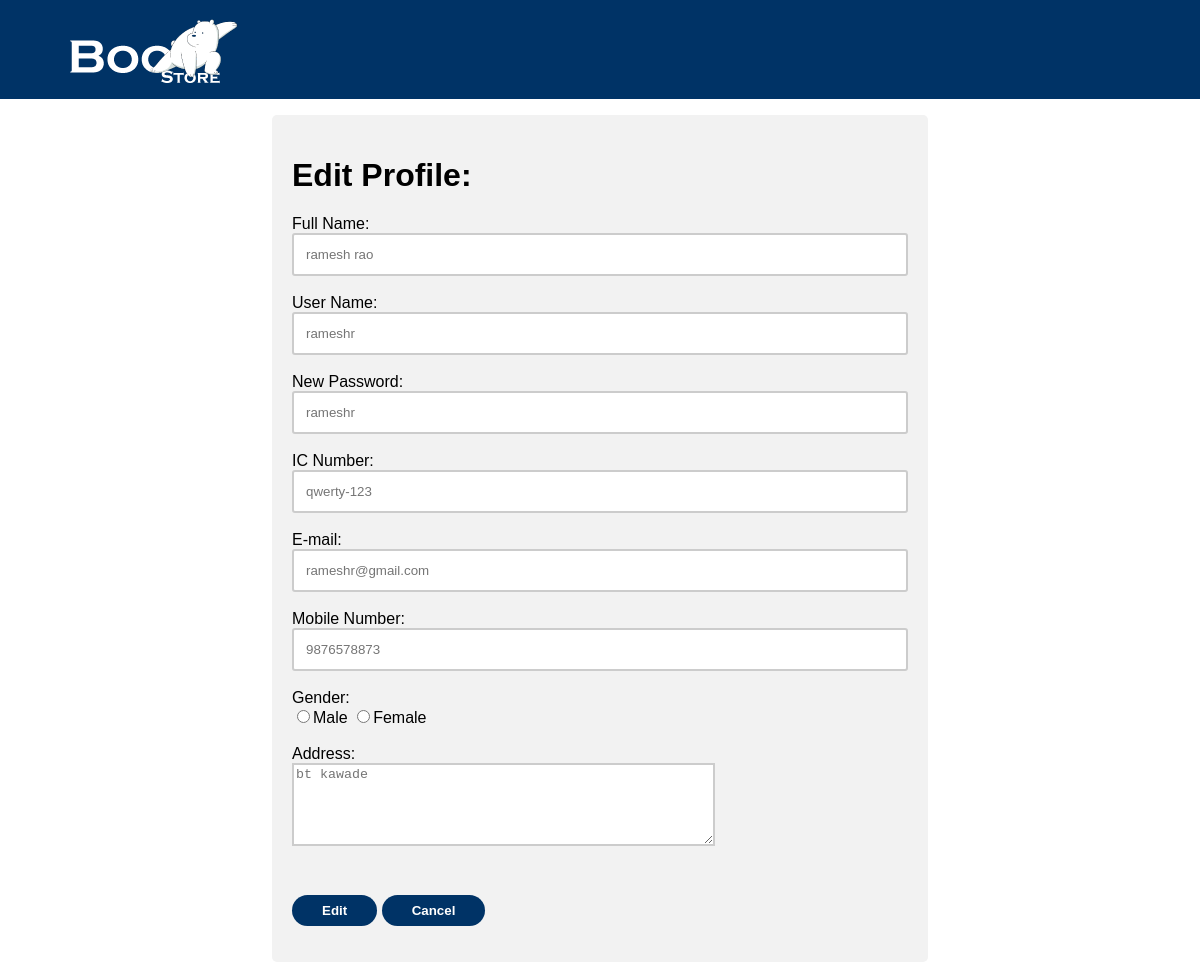
/edituser.php (signed in), run on the app's committed database.
### tables this page shows
CREATE TABLE `customer` (
  `CustomerID` int NOT NULL AUTO_INCREMENT,
  `CustomerName` varchar(128) DEFAULT NULL,
  `CustomerPhone` varchar(12) DEFAULT NULL,
  `CustomerIC` varchar(14) DEFAULT NULL,
  `CustomerEmail` varchar(200) DEFAULT NULL,
  `CustomerAddress` varchar(200) DEFAULT NULL,
  `CustomerGender` varchar(10) DEFAULT NULL,
  `UserID` int DEFAULT NULL,
  PRIMARY KEY (`CustomerID`),
  KEY `UserID` (`UserID`),
  CONSTRAINT `customer_ibfk_1` FOREIGN KEY (`UserID`) REFERENCES `users` (`UserID`) ON DELETE SET NULL ON UPDATE CASCADE
);

CREATE TABLE `users` (
  `UserID` int NOT NULL AUTO_INCREMENT,
  `UserName` varchar(128) DEFAULT NULL,
  `Password` varchar(16) DEFAULT NULL,
  PRIMARY KEY (`UserID`)
);

### edituser.php (the view, shortened to what this page needs)
<?php
$nameErr = $emailErr = $genderErr = $addressErr = $icErr = $contactErr = $usernameErr = $passwordErr = "";
$name = $email = $gender = $address = $ic = $contact = $uname = $upassword = "";
$servername = "localhost";
$username = "waris";
$password = "waris@123";
$conn = new mysqli($servername, $username, $password);
$sql = "USE BookStore";
$conn->query($sql);
$sql = "SELECT users.UserName, users.Password, customer.CustomerName, customer.CustomerIC, customer.CustomerEmail, customer.CustomerPhone, customer.CustomerGender, customer.CustomerAddress
	FROM users, customer
	WHERE users.UserID = customer.UserID AND users.UserID = ".$_SESSION['id']."";
$result = $conn->query($sql);
while($row = $result->fetch_assoc()){
	$oUserName = $row['UserName'];
	$oPassword = $row['Password'];
	$oName = $row['CustomerName'];
	$oIC = $row['CustomerIC'];
	$oEmail = $row['CustomerEmail'];
	$oPhone = $row['CustomerPhone'];
	$oAddress = $row['CustomerAddress'];
}
?>
<html>
<link rel="stylesheet" href="style.css">
<body>
<header>
<blockquote>
	<a href="index.php"><img src="image/logo.png"></a>
</blockquote>
</header>
<blockquote>
<div class="container">
<form method="post"  action="<?php echo htmlspecialchars($_SERVER["PHP_SELF"]);?>">
	<h1>Edit Profile:</h1>
	Full Name:<br><input type="text" name="name" placeholder="<?php echo $oName; ?>">
	<span class="error" style="color: red; font-size: 0.8em;"><?php echo $nameErr;?></span><br><br>
	User Name:<br><input type="text" name="uname" placeholder="<?php echo $oUserName; ?>">
	<span class="error" style="color: red; font-size: 0.8em;"><?php echo $usernameErr;?></span><br><br>
	New Password:<br><input type="password" name="upassword" placeholder="<?php echo $oPassword; ?>">
	<span class="error" style="color: red; font-size: 0.8em;"><?php echo $passwordErr;?></span><br><br>
	IC Number:<br><input type="text" name="ic" placeholder="<?php echo $oIC; ?>">
	<span class="error" style="color: red; font-size: 0.8em;"><?php echo $icErr;?></span><br><br>
	E-mail:<br><input type="text" name="email" placeholder="<?php echo $oEmail; ?>">
	<span class="error" style="color: red; font-size: 0.8em;"><?php echo $emailErr;?></span><br><br>
	Mobile Number:<br><input type="text" name="contact" placeholder="<?php echo $oPhone; ?>">
	<span class="error" style="color: red; font-size: 0.8em;"><?php echo $contactErr;?></span><br><br>
	<label>Gender:</label><br>
	<input type="radio" name="gender" <?php if (isset($gender) && $gender == "Male") echo "checked";?> value="Male">Male
	<input type="radio" name="gender" <?php if (isset($gender) && $gender == "Female") echo "checked";?> value="Female">Female
	<span class="error" style="color: red; font-size: 0.8em;"><?php echo $genderErr;?></span><br><br>
	<label>Address:</label><br>
    <textarea name="address" cols="50" rows="5" placeholder="<?php echo $oAddress; ?>"></textarea>
    <span class="error" style="color: red; font-size: 0.8em;"><?php echo $addressErr;?></span><br><br>
	<input class="button" type="submit" name="submitButton" value="Edit">
	<input class="button" type="button" name="cancel" value="Cancel" onClick="window.location='index.php';" />
</form>
</div>
</blockquote>
</body>
</html>

### style.css (style rules this page uses)
body { font-family: Arial; margin: 0 auto; }
header { background-color: rgb(0,51,102); width: 100%; }
header img { margin: 1%; }
.button { background-color: rgb(0,51,102); border: none; border-radius: 20px; text-align: center; transition-duration: 0.5s; padding: 8px 30px; cursor: pointer; color: #fff; margin-top: 5%; font-weight: bold; }
form { margin-top: 2%; }
input[type=text], input[type=password] { width: 100%; padding: 12px; border-radius: 3px; box-sizing: border-box; border: 2px solid #ccc; transition: 0.5s; outline: none; }
textarea { outline: none; border: 2px solid #ccc; }
.container { width: 55%; border-radius: 5px; background-color: #f2f2f2; padding: 20px; margin: 0 auto; }

### data on the page
customer: name "ramesh rao", uname "rameshr", ic "qwerty-123", email "rameshr@gmail.com", contact "9876578873", address "bt kawade"
